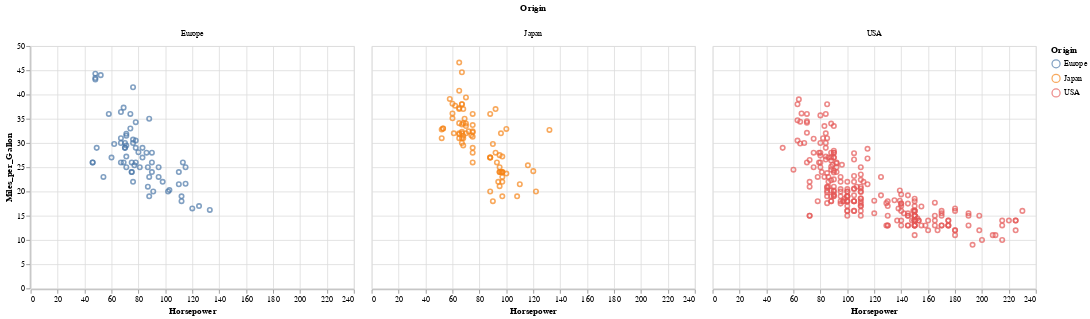

Notebook cell for this chart:
### Code cell
brush = alt.selection_interval()

alt.Chart(cars).mark_point().encode(
    x='Horsepower',
    y='Miles_per_Gallon',
    color=alt.condition(brush, 'Origin', alt.value('lightgray')),
).properties(
    selection=brush
).facet(column='Origin:N')

### Figure 1 — Vega-Lite specification as saved in the notebook (floating-point values rounded to 4 significant figures; data arrays with more than 128 entries replaced by an {"elided": "..."} marker saying what was removed)
{"$schema": "https://vega.github.io/schema/vega-lite/v2.json", "config": {"view": {"height": 300, "width": 400}}, "data": {"values": {"elided": "406 records"}}, "facet": {"column": {"field": "Origin", "type": "nominal"}}, "spec": {"encoding": {"color": {"condition": {"field": "Origin", "selection": "selector013", "type": "nominal"}, "value": "lightgray"}, "x": {"field": "Horsepower", "type": "quantitative"}, "y": {"field": "Miles_per_Gallon", "type": "quantitative"}}, "mark": "point", "selection": {"selector013": {"encodings": ["x", "y"], "mark": {"fill": "#333", "fillOpacity": 0.125, "stroke": "white"}, "on": "[mousedown, window:mouseup] > window:mousemove!", "resolve": "global", "translate": "[mousedown, window:mouseup] > window:mousemove!", "type": "interval", "zoom": "wheel!"}}}}
